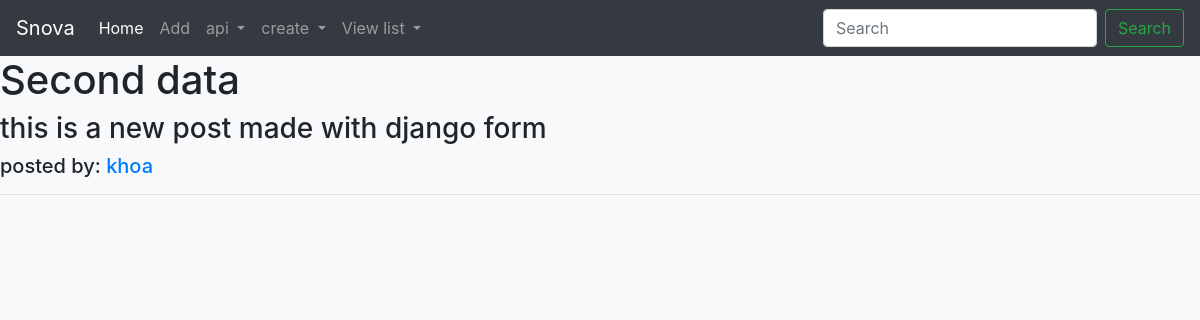
/2, run on an earlier commit of the app's database.
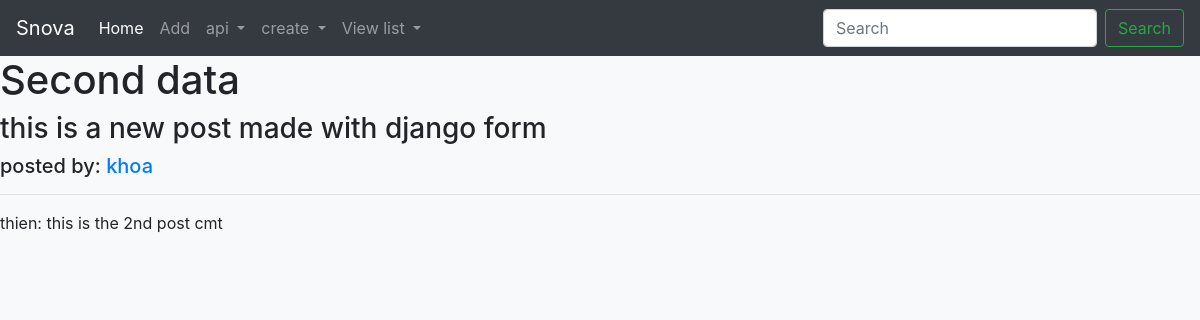
And on a later commit of the database.
### api/models.py (models this page shows)
class Comment(models.Model):
    post_id = models.ForeignKey(
        Post, on_delete=models.CASCADE, default='something')
    content = models.CharField(max_length=200, default="0")
    user_id = models.ForeignKey(
        User, on_delete=models.CASCADE)
    votes = models.IntegerField(default=0)
    created_at = models.DateTimeField(auto_now_add=True)

class User(models.Model):
    name = models.CharField(max_length=50)
    nickname = models.CharField(max_length=20)
    password = models.CharField(max_length=50)
    avatar = models.ImageField(upload_to='api/files/avatar')
    email = models.EmailField(max_length=254)
    bio = models.CharField(max_length=200)
    birthday = models.DateField(auto_now_add=False)

### app/views.py (the view)
# urls.py: path("<int:id>", viewPost),
def viewPost(request, id):
    post = Post.objects.get(id=id)
    comment_list = Comment.objects.all()
    return render(request, 'app/viewPost.html', {'post': post, 'comment_list': comment_list})

### app/templates/app/viewPost.html (shortened to what this page needs)
{% extends 'app/base.html' %}
{% block content %}
    <h1>
        {{post.title}}
    </h1>
    <h3>
        {{post.content}}
    </h3>
    <h5>posted by: <a href="user/{{post.user_id.id}}">{{post.user_id.name}}</a></h5>
    <hr>
    {% for comment in comment_list %}
        {% if comment.post_id == post %}
            <p>{{comment.user_id.name}}: {{comment.content}}</p>
        {% endif %}
    {% endfor %}
{% endblock content %}

What changed in the data, as far as the page shows it:
added Comment: user_id.name "thien", content "this is the 2nd post cmt"
